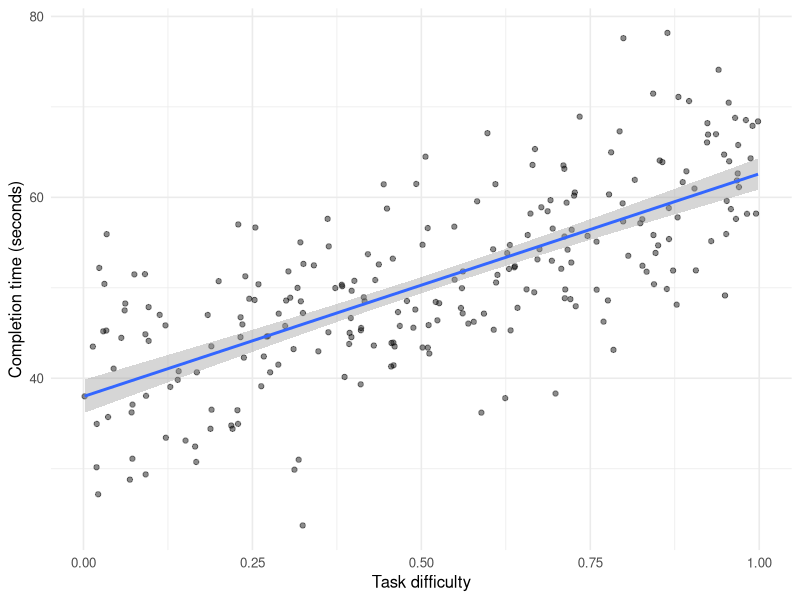
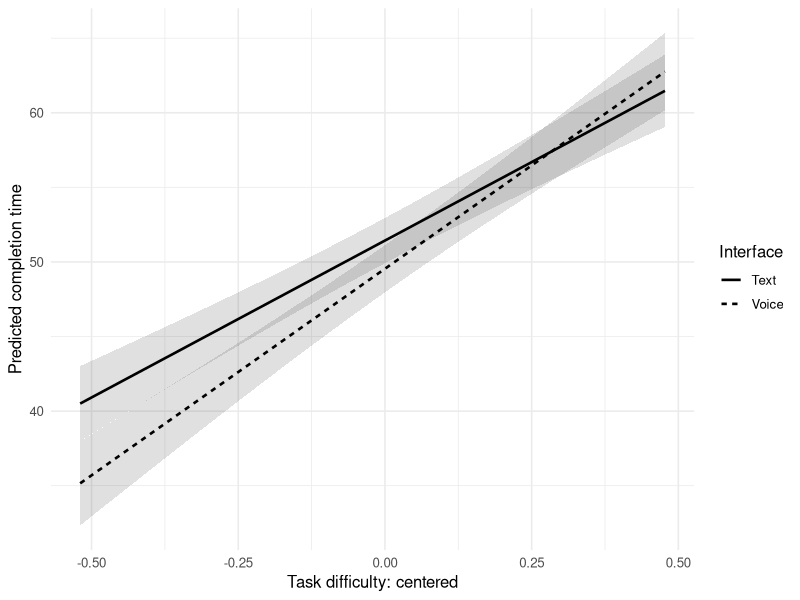
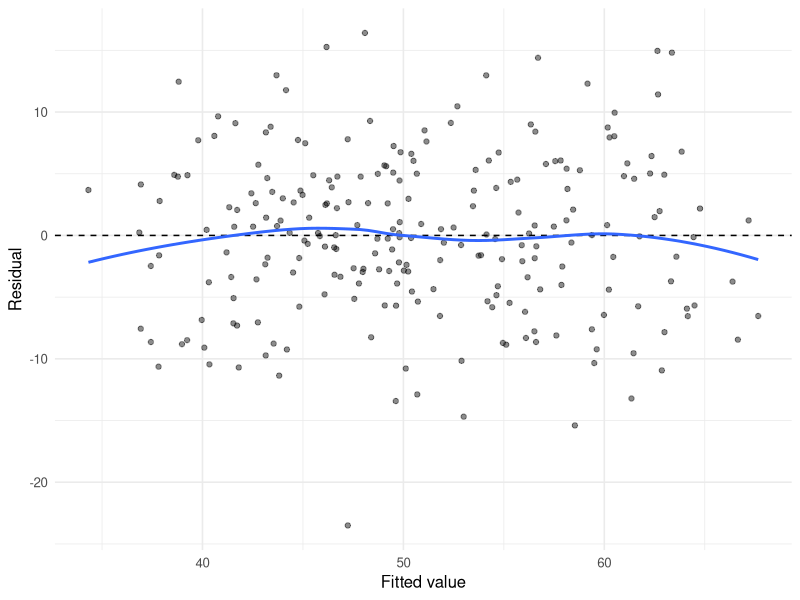
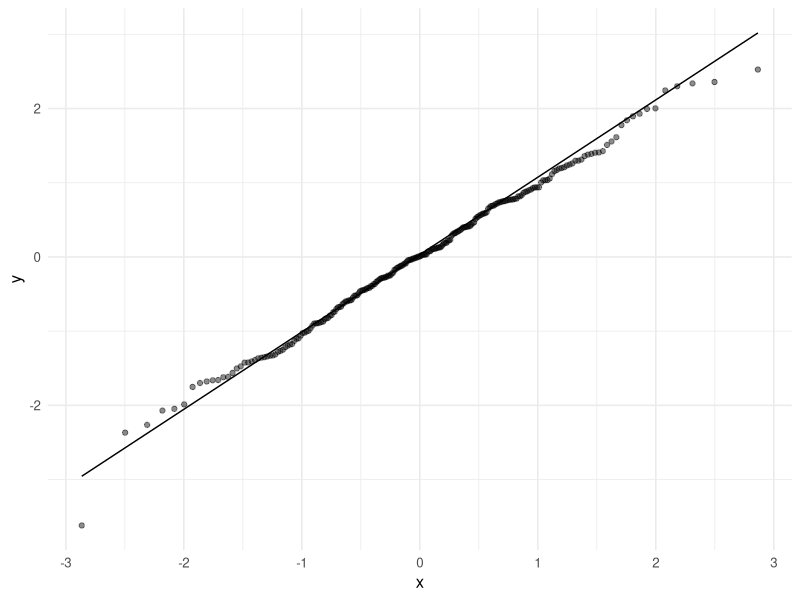
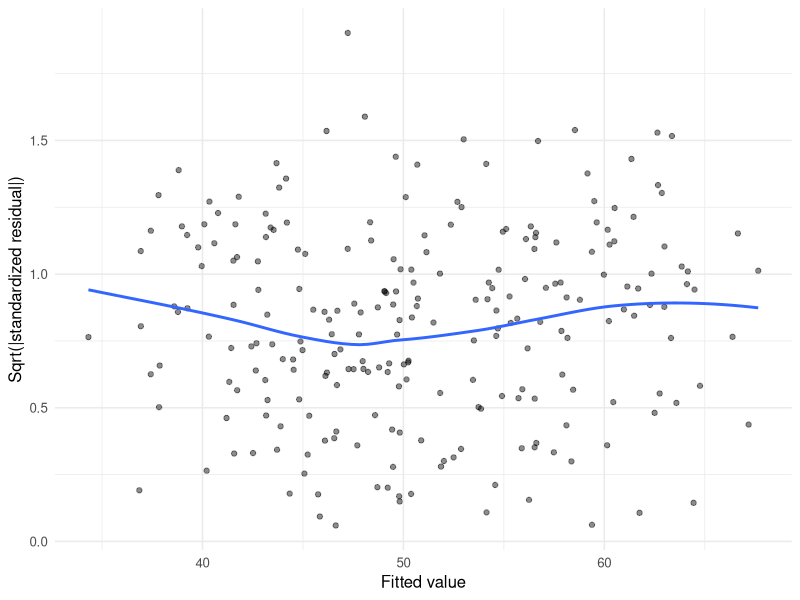
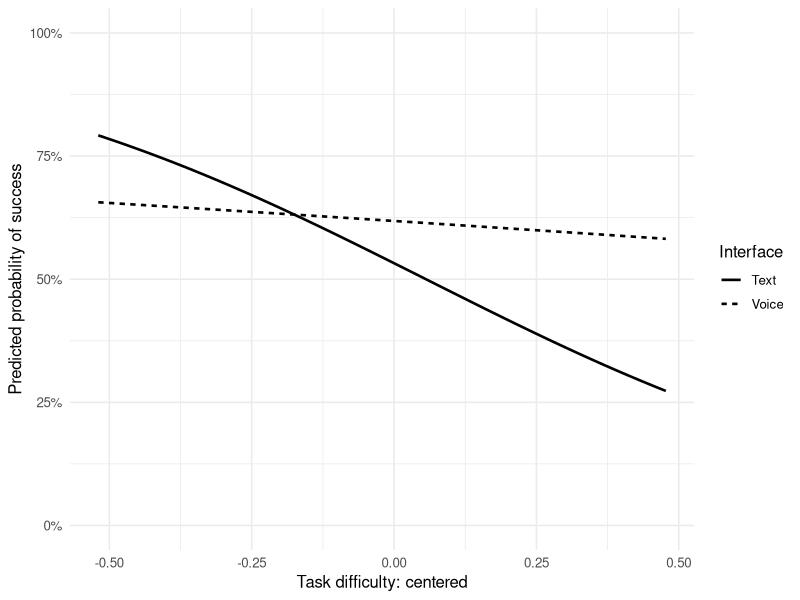
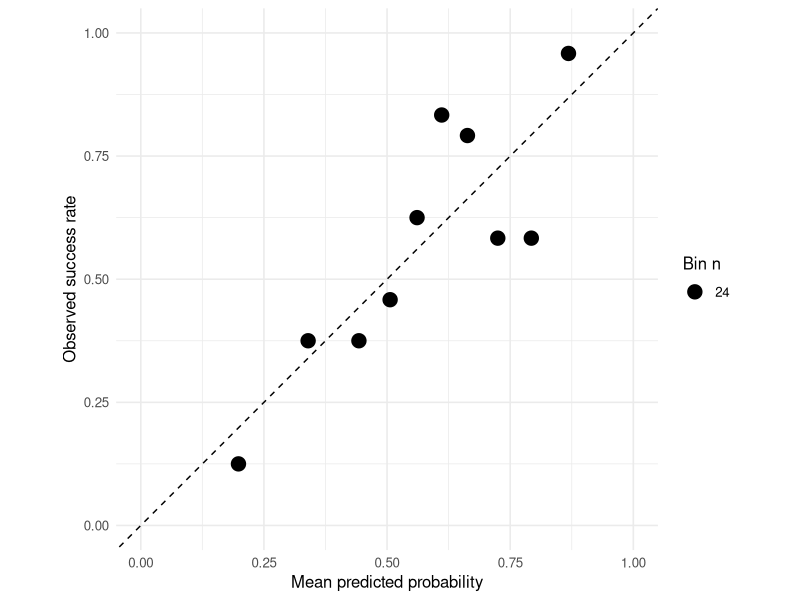

These figures' R source, in order:
## ---- chunk 1
#| label: setup
#| message: false
#| warning: false

library(tidyverse)
library(broom)
library(emmeans)

theme_set(theme_minimal(base_size = 12))
## ---- chunk 2
#| label: simulate-hci

set.seed(202611)

n_participants <- 240

hci <- tibble(
  participant_id = sprintf("P%03d", 1:n_participants),
  interface = factor(
    sample(
      c("Text", "Voice"),
      n_participants,
      replace = TRUE
    ),
    levels = c("Text", "Voice")
  ),
  task_difficulty = runif(n_participants, 0, 1),
  digital_literacy = rnorm(n_participants, 0, 1),
  prior_ai_use = rbinom(n_participants, 1, 0.55)
) |>
  mutate(
    voice = as.numeric(interface == "Voice"),
    completion_time =
      42 -
      4.5 * voice -
      3.0 * digital_literacy +
      14 * task_difficulty +
      7 * task_difficulty^2 +
      5 * voice * task_difficulty +
      rnorm(n_participants, 0, 6.5),
    success_probability = plogis(
      1.1 +
        0.45 * voice +
        0.65 * digital_literacy -
        1.7 * task_difficulty
    ),
    task_success = rbinom(
      n_participants,
      size = 1,
      prob = success_probability
    )
  ) |>
  select(-voice, -success_probability)

glimpse(hci)
## ---- chunk 3
hci |>
  summarise(
    rows = n(),
    participants = n_distinct(participant_id),
    duplicate_ids = sum(duplicated(participant_id)),
    missing_completion_time = sum(is.na(completion_time))
  )
## ---- chunk 4
simple_model <- lm(
  completion_time ~ task_difficulty,
  data = hci
)

broom::tidy(
  simple_model,
  conf.int = TRUE
)
## ---- chunk 5
#| label: fig-simple-regression
#| fig-cap: "과업 난이도와 완료시간의 관계 및 선형 적합선"
#| fig-alt: "과업 난이도가 높을수록 완료시간이 증가하는 산점도와 선형 회귀선"

ggplot(
  hci,
  aes(x = task_difficulty, y = completion_time)
) +
  geom_point(alpha = 0.45) +
  geom_smooth(method = "lm", formula = y ~ x) +
  labs(
    x = "Task difficulty",
    y = "Completion time (seconds)"
  )
## ---- chunk 6
simple_augmented <- broom::augment(simple_model)

simple_augmented |>
  select(
    completion_time,
    task_difficulty,
    .fitted,
    .resid
  ) |>
  slice_head(n = 8)
## ---- chunk 7
hci_centered <- hci |>
  mutate(
    difficulty_c =
      task_difficulty - mean(task_difficulty),
    literacy_c =
      digital_literacy - mean(digital_literacy)
  )
## ---- chunk 8
centered_model <- lm(
  completion_time ~ difficulty_c,
  data = hci_centered
)

broom::tidy(
  centered_model,
  conf.int = TRUE
)
## ---- chunk 9
multiple_model <- lm(
  completion_time ~
    interface +
    difficulty_c +
    literacy_c +
    prior_ai_use,
  data = hci_centered
)

multiple_terms <- broom::tidy(
  multiple_model,
  conf.int = TRUE
)

multiple_terms
## ---- chunk 10
broom::glance(multiple_model)
## ---- chunk 11
interaction_model <- lm(
  completion_time ~
    interface * difficulty_c +
    literacy_c +
    prior_ai_use,
  data = hci_centered
)

broom::tidy(
  interaction_model,
  conf.int = TRUE
)
## ---- chunk 12
difficulty_values <- with(
  hci_centered,
  c(
    easy = quantile(difficulty_c, 0.20),
    typical = median(difficulty_c),
    difficult = quantile(difficulty_c, 0.80)
  )
)

interface_emm <- emmeans(
  interaction_model,
  ~ interface | difficulty_c,
  at = list(difficulty_c = difficulty_values)
)

pairs(interface_emm, adjust = "holm")
## ---- chunk 13
interaction_grid <- crossing(
  interface = levels(hci_centered$interface),
  difficulty_c = seq(
    min(hci_centered$difficulty_c),
    max(hci_centered$difficulty_c),
    length.out = 100
  )
) |>
  mutate(
    interface = factor(
      interface,
      levels = levels(hci_centered$interface)
    ),
    literacy_c = 0,
    prior_ai_use = 0
  )

interaction_prediction <- predict(
  interaction_model,
  newdata = interaction_grid,
  se.fit = TRUE
)

interaction_grid <- interaction_grid |>
  mutate(
    fit = interaction_prediction$fit,
    lower = fit - qt(0.975, df.residual(interaction_model)) *
      interaction_prediction$se.fit,
    upper = fit + qt(0.975, df.residual(interaction_model)) *
      interaction_prediction$se.fit
  )
## ---- chunk 14
#| label: fig-interaction
#| fig-cap: "과업 난이도에 따른 인터페이스별 예측 완료시간"
#| fig-alt: "Text와 Voice 인터페이스의 예측 완료시간 선이 과업 난이도에 따라 다르게 증가하는 그래프"

ggplot(
  interaction_grid,
  aes(
    x = difficulty_c,
    y = fit,
    linetype = interface
  )
) +
  geom_ribbon(
    aes(ymin = lower, ymax = upper, group = interface),
    alpha = 0.15,
    linetype = 0
  ) +
  geom_line(linewidth = 0.9) +
  labs(
    x = "Task difficulty: centered",
    y = "Predicted completion time",
    linetype = "Interface"
  )
## ---- chunk 15
quadratic_model <- lm(
  completion_time ~
    interface * difficulty_c +
    I(difficulty_c^2) +
    literacy_c +
    prior_ai_use,
  data = hci_centered
)

broom::tidy(
  quadratic_model,
  conf.int = TRUE
)
## ---- chunk 16
anova(
  multiple_model,
  interaction_model,
  quadratic_model
)
## ---- chunk 17
bind_rows(
  broom::glance(multiple_model) |>
    mutate(model = "Additive linear"),
  broom::glance(interaction_model) |>
    mutate(model = "Interaction"),
  broom::glance(quadratic_model) |>
    mutate(model = "Interaction + quadratic")
) |>
  select(model, r.squared, adj.r.squared, sigma, AIC, BIC)
## ---- chunk 18
model_augmented <- broom::augment(quadratic_model)
## ---- chunk 19
#| label: fig-regression-residual
#| fig-cap: "회귀모형의 적합값과 잔차"

ggplot(
  model_augmented,
  aes(x = .fitted, y = .resid)
) +
  geom_point(alpha = 0.45) +
  geom_hline(yintercept = 0, linetype = "dashed") +
  geom_smooth(se = FALSE) +
  labs(x = "Fitted value", y = "Residual")
## ---- chunk 20
#| label: fig-regression-qq
#| fig-cap: "회귀모형 표준화 잔차의 Q-Q plot"

ggplot(model_augmented, aes(sample = .std.resid)) +
  stat_qq(alpha = 0.45) +
  stat_qq_line()
## ---- chunk 21
#| label: fig-scale-location
#| fig-cap: "적합값에 따른 잔차 규모"

ggplot(
  model_augmented,
  aes(x = .fitted, y = sqrt(abs(.std.resid)))
) +
  geom_point(alpha = 0.45) +
  geom_smooth(se = FALSE) +
  labs(
    x = "Fitted value",
    y = "Sqrt(|standardized residual|)"
  )
## ---- chunk 22
stopifnot(
  "participant_id" %in% names(hci_centered)
)

model_augmented <- broom::augment(
  quadratic_model,
  data = hci_centered
)

names(model_augmented)

model_augmented |>
  dplyr::transmute(
    participant_id,
    fitted = .fitted,
    residual = .resid,
    leverage = .hat,
    cooks_distance = .cooksd
  ) |>
  dplyr::arrange(
    dplyr::desc(cooks_distance)
  ) |>
  dplyr::slice_head(n = 10)
## ---- chunk 23
new_users <- tibble(
  interface = factor(
    c("Text", "Voice"),
    levels = levels(hci_centered$interface)
  ),
  difficulty_c = 0,
  literacy_c = 0,
  prior_ai_use = 0
)

mean_interval <- predict(
  quadratic_model,
  newdata = new_users,
  interval = "confidence"
)

individual_interval <- predict(
  quadratic_model,
  newdata = new_users,
  interval = "prediction"
)

bind_cols(
  new_users,
  as_tibble(mean_interval, .name_repair = ~ paste0(.x, "_mean")),
  as_tibble(individual_interval, .name_repair = ~ paste0(.x, "_individual"))
)
## ---- chunk 24
set.seed(202612)

test_id <- sample(
  hci_centered$participant_id,
  size = floor(0.20 * nrow(hci_centered))
)

train_data <- hci_centered |>
  filter(!participant_id %in% test_id)

test_data <- hci_centered |>
  filter(participant_id %in% test_id)

prediction_model <- lm(
  completion_time ~
    interface * difficulty_c +
    I(difficulty_c^2) +
    literacy_c +
    prior_ai_use,
  data = train_data
)

test_predictions <- test_data |>
  mutate(
    .pred = predict(
      prediction_model,
      newdata = test_data
    )
  )
## ---- chunk 25
test_predictions |>
  summarise(
    RMSE = sqrt(mean((completion_time - .pred)^2)),
    MAE = mean(abs(completion_time - .pred)),
    R2 = cor(completion_time, .pred)^2
  )
## ---- chunk 26
logit_model <- glm(
  task_success ~
    interface * difficulty_c +
    literacy_c +
    prior_ai_use,
  family = binomial(link = "logit"),
  data = hci_centered
)

broom::tidy(
  logit_model,
  conf.int = TRUE
)
## ---- chunk 27
broom::tidy(
  logit_model,
  conf.int = TRUE,
  exponentiate = TRUE
)
## ---- chunk 28
probability_grid <- crossing(
  interface = levels(hci_centered$interface),
  difficulty_c = seq(
    min(hci_centered$difficulty_c),
    max(hci_centered$difficulty_c),
    length.out = 100
  )
) |>
  mutate(
    interface = factor(
      interface,
      levels = levels(hci_centered$interface)
    ),
    literacy_c = 0,
    prior_ai_use = 0,
    probability = predict(
      logit_model,
      newdata = pick(everything()),
      type = "response"
    )
  )
## ---- chunk 29
#| label: fig-logistic-probability
#| fig-cap: "과업 난이도와 인터페이스에 따른 예측 성공확률"

ggplot(
  probability_grid,
  aes(
    x = difficulty_c,
    y = probability,
    linetype = interface
  )
) +
  geom_line(linewidth = 0.9) +
  scale_y_continuous(
    limits = c(0, 1),
    labels = scales::label_percent()
  ) +
  labs(
    x = "Task difficulty: centered",
    y = "Predicted probability of success",
    linetype = "Interface"
  )
## ---- chunk 30
logit_augmented <- broom::augment(
  logit_model,
  type.predict = "response"
)

calibration_table <- logit_augmented |>
  mutate(probability_bin = ntile(.fitted, 10)) |>
  summarise(
    predicted = mean(.fitted),
    observed = mean(task_success),
    n = n(),
    .by = probability_bin
  )

calibration_table
## ---- chunk 31
#| label: fig-calibration
#| fig-cap: "예측확률 구간별 예측 성공률과 관측 성공률"

ggplot(
  calibration_table,
  aes(x = predicted, y = observed)
) +
  geom_abline(
    intercept = 0,
    slope = 1,
    linetype = "dashed"
  ) +
  geom_point(aes(size = n)) +
  coord_equal(xlim = c(0, 1), ylim = c(0, 1)) +
  labs(
    x = "Mean predicted probability",
    y = "Observed success rate",
    size = "Bin n"
  )
